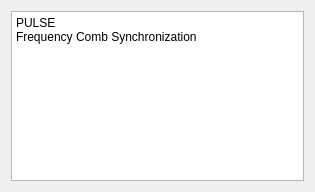
<?xml version="1.0" encoding="UTF-8"?>
<ui version="4.0">
 <class>Form</class>
 <widget class="QWidget" name="Form">
  <property name="geometry">
   <rect>
    <x>0</x>
    <y>0</y>
    <width>315</width>
    <height>192</height>
   </rect>
  </property>
  <property name="windowTitle">
   <string>About</string>
  </property>
  <layout class="QGridLayout" name="gridLayout">
   <item row="0" column="0">
    <widget class="QPlainTextEdit" name="plainTextEdit">
     <property name="readOnly">
      <bool>true</bool>
     </property>
     <property name="plainText">
      <string>PULSE
Frequency Comb Synchronization</string>
     </property>
    </widget>
   </item>
  </layout>
 </widget>
 <resources/>
 <connections/>
</ui>
